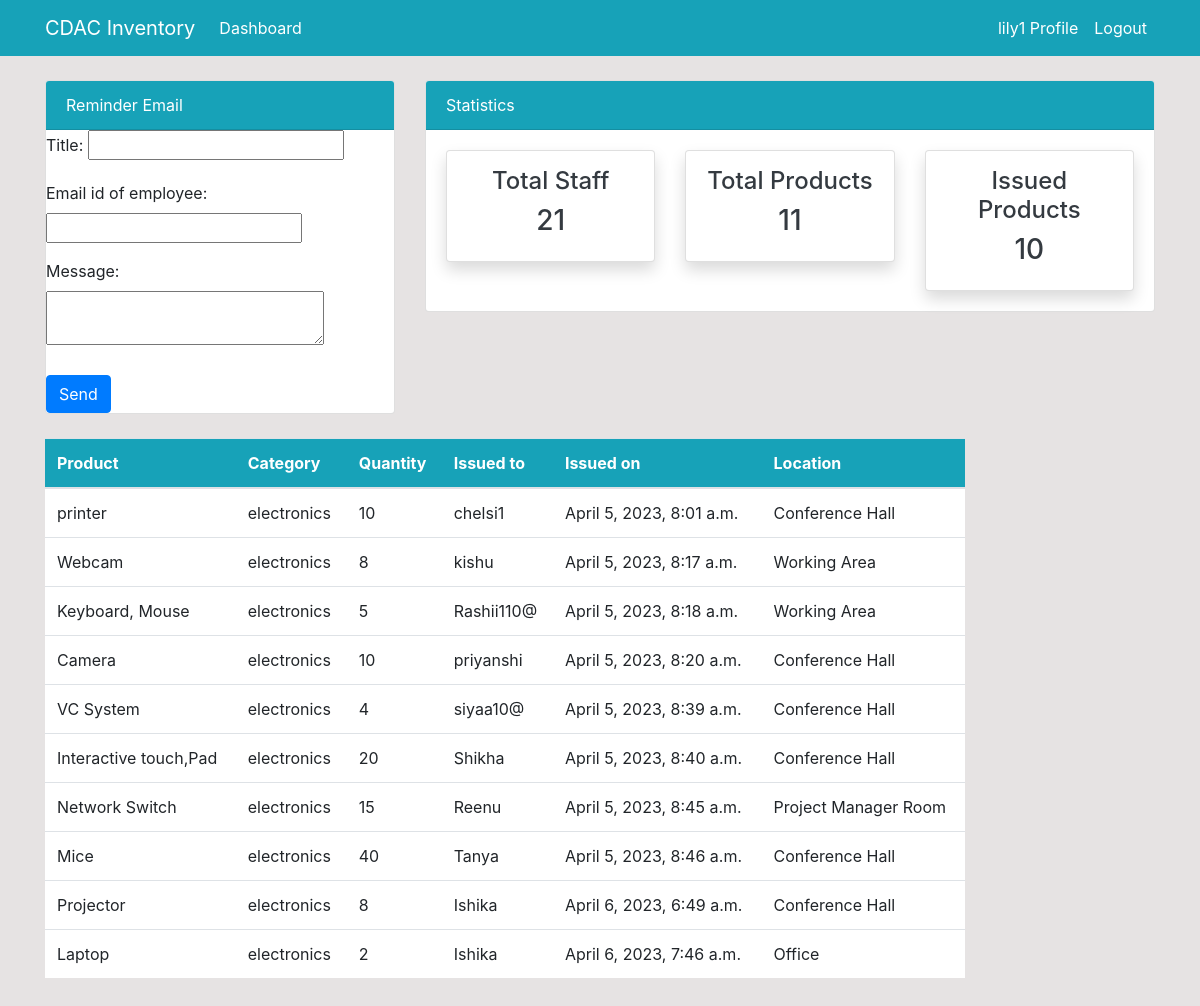
/issueditems/ (signed in), run on the app's committed database.
### dashboard/models.py (models this page shows, shortened)
class Issued_Items(models.Model):
    product=models.ForeignKey(Product,on_delete=models.CASCADE,null=True)
    staff=models.ForeignKey(User,models.CASCADE,null=True)
    issueditem_quantity=models.PositiveIntegerField(null=True)
    date=models.DateTimeField(auto_now_add=True)
    location=models.CharField(max_length=50,null=True)
    class Meta:
        verbose_name_plural='Issued_Items'

class Product(models.Model):
    asset=models.CharField(max_length=30,null=True)
    sno=models.CharField(max_length=15,null=True)
    name=models.CharField(max_length=100,null=True)
    category=models.CharField(max_length=20,choices=category,null=True)
    quantity=models.PositiveIntegerField(null=True)
    model=models.CharField(max_length=300,null=True)
    barcode=models.ImageField(upload_to='images/',null=True)
    price=models.PositiveIntegerField(null=True)
    class Meta:
        verbose_name_plural='Product'

### dashboard/views.py (the view)
# urls.py: path('issueditems/',views.issued_items,name='dashboardissueditems'),
@login_required
def issued_items(request):
 items=Issued_Items.objects.all()
 items_count = items.count()
 workers_count =User.objects.all().count()
 product_count =Product.objects.all().count()
 if request.method=='POST':
        emailform=sendemailform(request.POST)
        if emailform.is_valid():
            name=emailform.cleaned_data['title']
            toemail=emailform.cleaned_data['empemail']
            message=emailform.cleaned_data['message']
            send_mail(name,message,'settings.EMAIL_HOST_USER',[toemail],fail_silently=False)
            return redirect('dashboardindex')
 else:
    emailform=sendemailform()
 context={
     'items':items,
     'workers_count': workers_count,
     'items_count': items_count,
     'product_count': product_count,
     'emailform':emailform,
 }
 return render(request,'dashboard/issueditems.html',context)

### dashboard/forms.py
class sendemailform(forms.Form):
    title=forms.CharField(label='Title',max_length=250)
    empemail=forms.EmailField(label='Email id of employee')
    message=forms.CharField(widget=forms.Textarea(attrs={"rows":2, "cols":25}))

### template/dashboard/issueditems.html (shortened to what this page needs)
{% extends 'partials/base.html' %}
{% block content %}
{% include 'partials/topnav.html'%}
<div class="container">
    <div class="row my-4">
        <div class="col-md-10">
            <table class="table bg-white">
                <thead class="bg-info">
                    <tr class="text-white">
                        <th scope="col">Product</th>
                        <th scope="col">Category</th>
                        <th scope="col">Quantity</th>
                        <th scope="col">Issued to</th>
                        <th scope="col">Issued on</th>
                        <th scope="col">Location</th>
                    </tr>
                </thead>
                <tbody>
                    {% for items in items %}
                    <tr>
                        <td>{{ items.product.name }}</td>
                        <td>{{ items.product.category }}</td>
                        <td>{{ items.issueditem_quantity }}</td>
                        <td>
                            {{ items.staff.username }}
                        </td>
                        <td>
                            {{ items.date }}
                        </td>
                        <td>{{ items.location }}</td>
                    </tr>
                    {% endfor %}
                </tbody>
            </table>
        </div>
    </div>
</div>
{% endblock %}

### template/partials/nav.html (shortened to what this page needs)
<nav class="navbar navbar-expand-lg navbar-info bg-info">
    {% if user.is_authenticated %}
    <div class="container">
        <a class="navbar-brand text-white" href="{% url 'dashboardindex'%}">CDAC Inventory</a>
        <div class="collapse navbar-collapse" id="navbarSupportedContent">
            <ul class="navbar-nav mr-auto">
                <li class="nav-item active">
                    <a class="nav-link text-white" href="{% url 'dashboardindex'%}">Dashboard </a>
                </li>
            </ul>
            <ul class="navbar-nav ml-auto">
                <li class="nav-item active">
                    <a class="nav-link text-white" href="{% url 'user-profile' %}">{{ user.username }} Profile </a>
                </li>
                <li class="nav-item">
                    <a class="nav-link text-white" href="{% url 'user-logout' %}">Logout</a>
                </li>
            </ul>
            {% endif %}
        </div>
    </div>
</nav>

### static/style.css (style rules this page uses)
body { background: rgb(230, 227, 227); }

### data on the page
Issued_Items: product.name "printer", product.category "electronics", issueditem_quantity "10", staff.username "chelsi1", date "April 5, 2023, 8:01 a.m.", location "Conference Hall"
Issued_Items: product.name "Webcam", product.category "electronics", issueditem_quantity "8", staff.username "kishu", date "April 5, 2023, 8:17 a.m.", location "Working Area"
Issued_Items: product.name "Keyboard, Mouse", product.category "electronics", issueditem_quantity "5", staff.username "Rashii110@", date "April 5, 2023, 8:18 a.m.", location "Working Area"
Issued_Items: product.name "Camera", product.category "electronics", issueditem_quantity "10", staff.username "priyanshi", date "April 5, 2023, 8:20 a.m.", location "Conference Hall"
Issued_Items: product.name "VC System", product.category "electronics", issueditem_quantity "4", staff.username "siyaa10@", date "April 5, 2023, 8:39 a.m.", location "Conference Hall"
Issued_Items: product.name "Interactive touch,Pad", product.category "electronics", issueditem_quantity "20", staff.username "Shikha", date "April 5, 2023, 8:40 a.m.", location "Conference Hall"
Issued_Items: product.name "Network Switch", product.category "electronics", issueditem_quantity "15", staff.username "Reenu", date "April 5, 2023, 8:45 a.m.", location "Project Manager Room"
Issued_Items: product.name "Mice", product.category "electronics", issueditem_quantity "40", staff.username "Tanya", date "April 5, 2023, 8:46 a.m.", location "Conference Hall"
Issued_Items: product.name "Projector", product.category "electronics", issueditem_quantity "8", staff.username "Ishika", date "April 6, 2023, 6:49 a.m.", location "Conference Hall"
Issued_Items: product.name "Laptop", product.category "electronics", issueditem_quantity "2", staff.username "Ishika", date "April 6, 2023, 7:46 a.m.", location "Office"

### other printed values
{{ user.username }} "lily1"
{{ workers_count }} "21"
{{ product_count }} "11"
{{ items_count }} "10"
